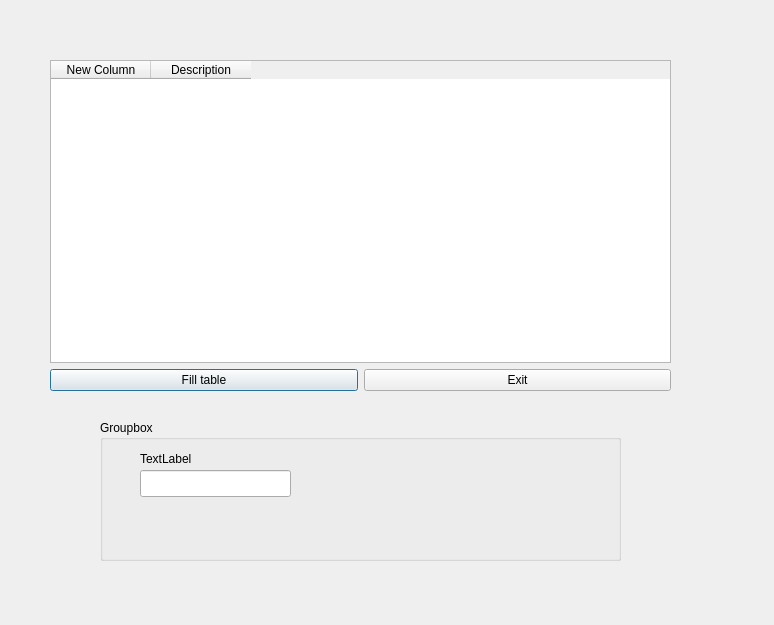
<?xml version="1.0" encoding="UTF-8"?>
<ui version="4.0">
 <class>MainWindow</class>
 <widget class="QDialog" name="MainWindow">
  <property name="enabled">
   <bool>true</bool>
  </property>
  <property name="geometry">
   <rect>
    <x>0</x>
    <y>0</y>
    <width>774</width>
    <height>625</height>
   </rect>
  </property>
  <property name="windowTitle">
   <string>Lesson practice</string>
  </property>
  <property name="windowIcon">
   <iconset>
    <normaloff>teamwork.png</normaloff>
    <normalon>teamwork.png</normalon>teamwork.png</iconset>
  </property>
  <widget class="QWidget" name="gridLayoutWidget">
   <property name="geometry">
    <rect>
     <x>50</x>
     <y>60</y>
     <width>621</width>
     <height>331</height>
    </rect>
   </property>
   <layout class="QGridLayout" name="gridLayout">
    <item row="1" column="0">
     <widget class="QPushButton" name="pushTable">
      <property name="text">
       <string>Fill table</string>
      </property>
     </widget>
    </item>
    <item row="1" column="1">
     <widget class="QPushButton" name="pushExit">
      <property name="text">
       <string>Exit</string>
      </property>
     </widget>
    </item>
    <item row="0" column="0" colspan="2">
     <widget class="QTableWidget" name="tableWidget">
      <column>
       <property name="text">
        <string>New Column</string>
       </property>
      </column>
      <column>
       <property name="text">
        <string>Description</string>
       </property>
      </column>
     </widget>
    </item>
   </layout>
  </widget>
  <widget class="QGroupBox" name="groupBox">
   <property name="geometry">
    <rect>
     <x>100</x>
     <y>420</y>
     <width>521</width>
     <height>141</height>
    </rect>
   </property>
   <property name="title">
    <string>Groupbox</string>
   </property>
   <widget class="QLabel" name="label">
    <property name="geometry">
     <rect>
      <x>40</x>
      <y>30</y>
      <width>67</width>
      <height>17</height>
     </rect>
    </property>
    <property name="text">
     <string>TextLabel</string>
    </property>
   </widget>
   <widget class="QLineEdit" name="lineEdit">
    <property name="geometry">
     <rect>
      <x>40</x>
      <y>50</y>
      <width>151</width>
      <height>27</height>
     </rect>
    </property>
   </widget>
  </widget>
 </widget>
 <resources/>
 <connections/>
</ui>
